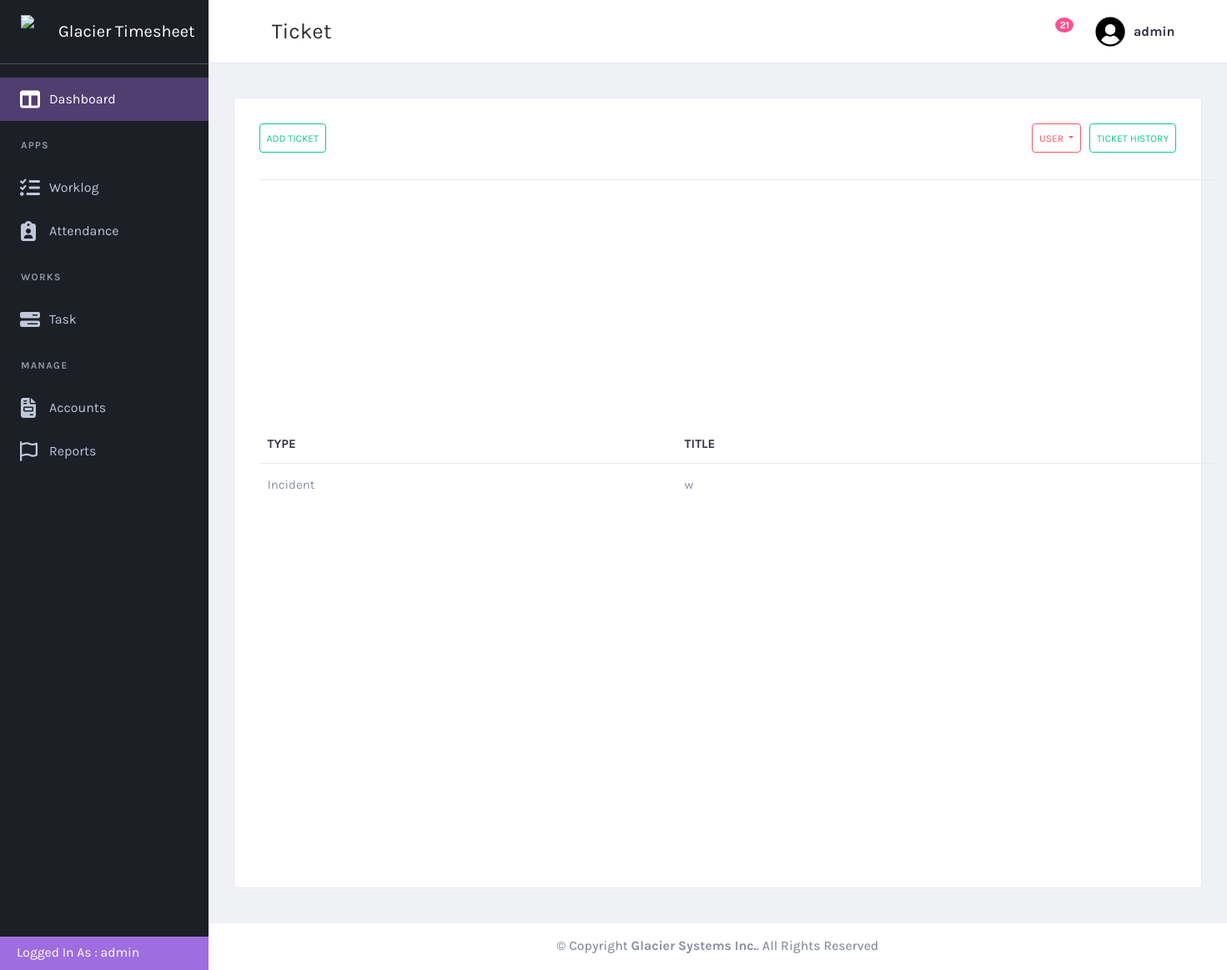
The app's page /task/task/ (signed in), older data.
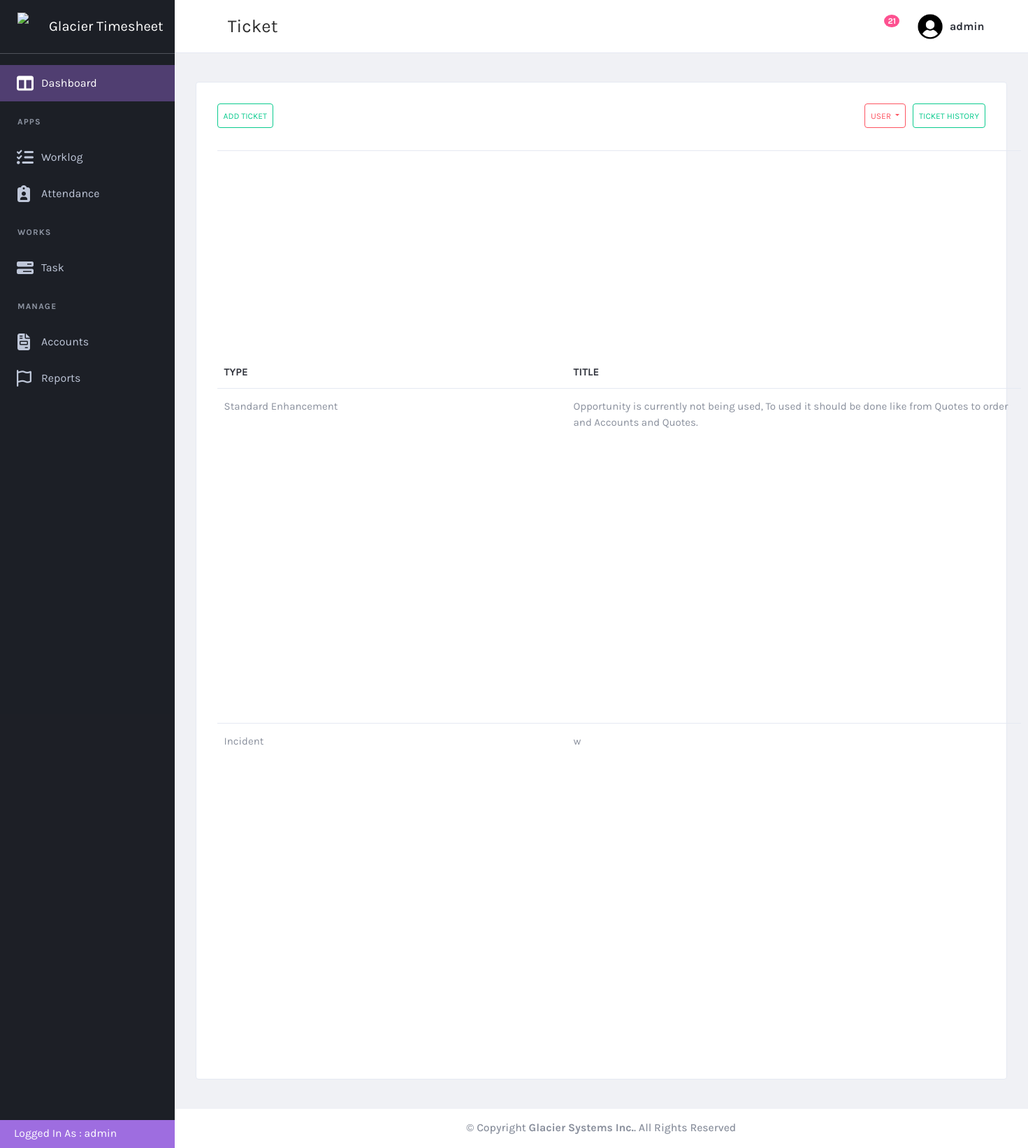
The same page, newer data.
### task/models.py (models this page shows, shortened)
class ticket(models.Model):
    ticket_id = models.CharField(max_length = 200, null = False)
    ticket_title = models.CharField(max_length=200, null=False)
    customer = models.ForeignKey(customer, on_delete=models.CASCADE, null=True)
    ticket_type = models.ForeignKey(ticket_type, on_delete=models.CASCADE, null=True)
    date_opened = models.DateField(null=True)
    priority = models.ForeignKey(priority_type, on_delete=models.CASCADE, null = True)
    assigned_to = models.ManyToManyField(User, related_name="assigned_tickets")  # Allow multiple users
    last_updated = models.DateTimeField(null=True)
    last_updated_by = models.ForeignKey(User, on_delete=models.CASCADE, null = True, related_name="last_updated_by")
    state = models.ForeignKey(state, on_delete=models.CASCADE, null=True)
    operational_notes = models.CharField(max_length=200, null=True)
    closed_date = models.DateField(null=True)
    solution = models.TextField(max_length=500 )

class ticket_type(models.Model):
  name = models.CharField(max_length=100, null = True)
  def __str__(self):
    return f"{self.name}"

### task/views.py (the view)
# urls.py: path('task/',views.task, name='task'),
@login_required
def task(request):
    customers = customer.objects.all()
    users = User.objects.all()
    tickettype = ticket_type.objects.all()
    priority = priority_type.objects.all()
    statelist = state.objects.all()
    tickets = ticket.objects.all()
    if not request.user.is_staff:
        tickets = tickets.filter(assigned_to=request.user)
    return render(request, 'task.html', {
        'ticketlist':tickets,
        'users':users,
        'customers': customers,
        'tickettype': tickettype,
        'priority': priority,
        'state': statelist
        })

### customer/models.py (called while the page is built)
  def __str__(self):
    return self.name

### task/models.py (called while the page is built)
   def __str__(self):
    return f"{self.state_name}"

### task/templates/task.html (shortened to what this page needs)
{% extends "base.html" %}
{% load static %}
{% block page-title %}Ticket{% endblock page-title %}
{% block content %}
    <div class="content-wrapper">
        <div class="content">
            <div class="card card-default">
                <div class="card-header">
                    <button type="button" class="btn btn-outline-success small-btn" data-toggle="modal" data-target="#exampleModalForm" {% if not request.user.is_staff %}hidden{% endif %}>
                        Add Ticket
                    </button>
                    <div class="d-flex justify-content-end " style="gap: 10px;">
                        <div class="btn-group " role="group" aria-label="Basic example" {% if not request.user.is_staff %}hidden{% endif %}>
                            <button type="button" class="btn btn-outline-danger dropdown-toggle small-btn " id="userbtnGroupDrop" data-toggle="dropdown" aria-haspopup="true" aria-expanded="false">
                                {% if selected_user %}
                                    {{ selected_user.first_name }}
                                {% else %}
                                    User
                                {% endif %}
                            </button>
                        </div>
                        <a href = "{% url 'taskhistory' %}" class="btn btn-outline-success small-btn d-flex justify-content-center align-items-center text-center" >
                            Ticket History
                        </a>
                    </div>
                </div>
                <div class="card-body">
                    <table id="productsTable" class="table table-hover table-product" style="width:100%">
                      <thead>
                        <tr class="column">
                            <th class = "type-column">Type&nbsp&nbsp</th>
                            <th class = "title-column">Title&nbsp&nbsp&nbsp&nbsp&nbsp&nbsp&nbsp&nbsp</th>
                        </tr>
                      </thead>
                      <tbody>
                        {% for i in ticketlist %}
                            {% if i.state.state_name != "Completed" %}
                            <tr onclick="window.location='{% url 'taskdetails' i.id%}'">
                                    <td>{{i.ticket_type}}</td>
                                    <td style = "width:10px;">{{i.ticket_title}}</td>
                                </tr>
                            {% endif %}
                        {% endfor %}
                      </tbody>
                    </table>
                </div>
            </div>
        </div>
    </div>
{% endblock  %}

Row changes from the older to the newer data that the page shows:
now on this page (row edited): ticket: ticket_type "Standard Enhancement", ticket_title "Opportunity is currently not being used, To used it should be done like from Quotes to order and Accounts and Quotes."
